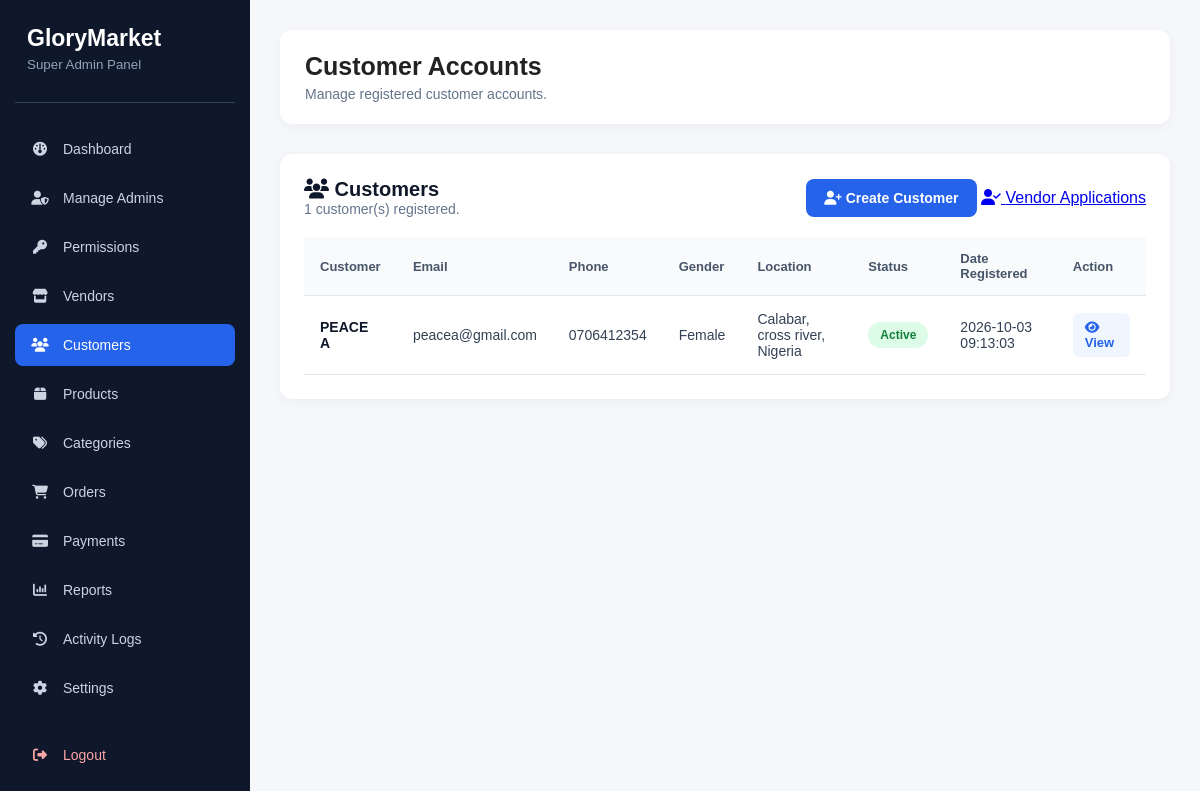
The page /admin/customers.php (signed in) on the database its author committed.
### tables this page shows
CREATE TABLE `customer_profiles` (
  `id` int(11) NOT NULL,
  `user_id` int(11) NOT NULL,
  `date_of_birth` date DEFAULT NULL,
  `gender` enum('male','female','other','prefer_not_to_say') DEFAULT 'prefer_not_to_say',
  `address` varchar(255) DEFAULT NULL,
  `city` varchar(100) DEFAULT NULL,
  `state` varchar(100) DEFAULT NULL,
  `country` varchar(100) DEFAULT NULL,
  `profile_picture` varchar(255) DEFAULT NULL,
  `created_at` timestamp NOT NULL DEFAULT current_timestamp(),
  `updated_at` timestamp NOT NULL DEFAULT current_timestamp() ON UPDATE current_timestamp()
);

CREATE TABLE `users` (
  `id` int(11) NOT NULL,
  `full_name` varchar(100) NOT NULL,
  `email` varchar(150) NOT NULL,
  `phone` varchar(20) DEFAULT NULL,
  `profile_picture` varchar(255) DEFAULT NULL,
  `password` varchar(255) NOT NULL,
  `role` enum('super_admin','admin','vendor','customer') NOT NULL DEFAULT 'customer',
  `status` enum('active','inactive','suspended') NOT NULL DEFAULT 'active',
  `email_verified_at` datetime DEFAULT NULL,
  `created_at` timestamp NOT NULL DEFAULT current_timestamp(),
  `updated_at` timestamp NOT NULL DEFAULT current_timestamp() ON UPDATE current_timestamp()
);

### admin/customers.php (the view, shortened to what this page needs)
<?php
$pdo = getDbConnection();
$stmt = $pdo->prepare("
    SELECT
        u.id,
        u.full_name,
        u.email,
        u.phone,
        u.status,
        u.created_at,
        cp.date_of_birth,
        cp.gender,
        cp.address,
        cp.city,
        cp.state,
        cp.country,
        cp.profile_picture
    FROM users u
    LEFT JOIN customer_profiles cp
        ON cp.user_id = u.id
    WHERE u.role = 'customer'
    ORDER BY u.created_at DESC
");
$stmt->execute();
$customers = $stmt->fetchAll(PDO::FETCH_ASSOC);
?>
<!DOCTYPE html>
<html lang="en">
<head>
    <link
        rel="stylesheet"
        href="../assets/css/admin-dashboard.css"
    >
    <link
        rel="stylesheet"
        href="https://cdnjs.cloudflare.com/ajax/libs/font-awesome/6.5.2/css/all.min.css"
    >
</head>
<body>
<div class="dashboard-wrapper">
    <aside class="sidebar">
        <div class="sidebar-brand">
            <h2>GloryMarket</h2>
            <small>Super Admin Panel</small>
        </div>
        <nav class="sidebar-nav">
            <a href="dashboard.php">
                <i class="fa-solid fa-gauge"></i>
                <span>Dashboard</span>
            </a>
            <a href="admins.php">
                <i class="fa-solid fa-user-shield"></i>
                <span>Manage Admins</span>
            </a>
            <a href="permissions.php">
                <i class="fa-solid fa-key"></i>
                <span>Permissions</span>
            </a>
            <a href="vendors.php">
                <i class="fa-solid fa-store"></i>
                <span>Vendors</span>
            </a>
            <a href="customers.php" class="active">
                <i class="fa-solid fa-users"></i>
                <span>Customers</span>
            </a>
            <a href="products.php">
                <i class="fa-solid fa-box"></i>
                <span>Products</span>
            </a>
            <a href="categories.php">
                <i class="fa-solid fa-tags"></i>
                <span>Categories</span>
            </a>
            <a href="orders.php">
                <i class="fa-solid fa-cart-shopping"></i>
                <span>Orders</span>
            </a>
            <a href="payments.php">
                <i class="fa-solid fa-credit-card"></i>
                <span>Payments</span>
            </a>
            <a href="reports.php">
                <i class="fa-solid fa-chart-column"></i>
                <span>Reports</span>
            </a>
            <a href="activity-logs.php">
                <i class="fa-solid fa-clock-rotate-left"></i>
                <span>Activity Logs</span>
            </a>
            <a href="settings.php">
                <i class="fa-solid fa-gear"></i>
                <span>Settings</span>
            </a>
            <a
                href="../logout.php"
                class="logout-link"
            >
                <i class="fa-solid fa-right-from-bracket"></i>
                <span>Logout</span>
            </a>
        </nav>
    </aside>
    <main class="main-content">
        <div class="topbar">
            <div>
                <h1>Customer Accounts</h1>
                <p>
                    Manage registered customer accounts.
                </p>
            </div>
        </div>
        <div class="table-panel">
            <div class="panel-header">
                <div>
                    <h2>
                        <i class="fa-solid fa-users"></i>
                        Customers
                    </h2>
                    <p>
                        <?= count($customers) ?>
                        customer(s) registered.
                    </p>
                </div>
                <div>
                    <a
                        href="customer-create.php"
                        class="primary-btn"
                    >
                        <i class="fa-solid fa-user-plus"></i>
                        Create Customer
                    </a>
                    <a href="vendor-applications.php">
    <i class="fas fa-user-check"></i>
    <span>Vendor Applications</span>
</a>
                </div>
            </div>
            <?php if (empty($customers)): ?>
                <div class="empty-state">
                    <i class="fa-solid fa-users"></i>
                    <h3>No Customers</h3>
                    <p>
                        No customer accounts have been registered yet.
                    </p>
                </div>
            <?php else: ?>
                <div class="table-wrapper">
                    <table class="orders-table">
                        <thead>
    <tr>
        <th>Customer</th>
        <th>Email</th>
        <th>Phone</th>
        <th>Gender</th>
        <th>Location</th>
        <th>Status</th>
        <th>Date Registered</th>
        <th>Action</th>
    </tr>
</thead>
                        <tbody>
                        <?php foreach ($customers as $customer): ?>
                            <tr>
                                <td>
                                    <strong>
                                        <?= htmlspecialchars(
                                            $customer['full_name']
                                        ) ?>
                                    </strong>
                                </td>
                                <td>
                                    <?= htmlspecialchars(
                                        $customer['email']
                                    ) ?>
                                </td>
                                <td>
                                    <?= htmlspecialchars(
                                        $customer['phone']
                                        ?: 'Not provided'
                                    ) ?>
                                </td>
<td>
    <?= !empty($customer['gender'])
        ? htmlspecialchars(
            ucwords(str_replace('_', ' ', $customer['gender']))
        )
        : 'Not provided'
    ?>
</td>
                                <td>
                                    <?php
                                    $locationParts = array_filter([
                                        $customer['city'],
                                        $customer['state'],
                                        $customer['country']
                                    ]);
                                    echo htmlspecialchars(
                                        !empty($locationParts)
                                            ? implode(', ', $locationParts)
                                            : 'Not provided'
                                    );
                                    ?>
                                </td>
                                <td>
                                    <span class="status-badge status-<?=
                                        htmlspecialchars(
                                            $customer['status']
                                        )
                                    ?>">
                                        <?= htmlspecialchars(
                                            ucfirst(
                                                $customer['status']
                                            )
                                        ) ?>
                                    </span>
                                </td>
                                <td>
                                    <?= htmlspecialchars(
                                        $customer['created_at']
                                    ) ?>
                                </td>
                                <td>
                                    <a
                                        href="customer-view.php?id=<?= (int) $customer['id'] ?>"
                                        class="view-btn"
                                    >
                                        <i class="fa-solid fa-eye"></i>
                                        View
                                    </a>
                                </td>
                            </tr>
                        <?php endforeach; ?>
                        </tbody>
                    </table>
                </div>
            <?php endif; ?>
        </div>
    </main>
</div>
</body>
</html>

### assets/css/admin-dashboard.css (style rules this page uses)
* { margin: 0; padding: 0; box-sizing: border-box; }
body { font-family: 'Segoe UI', Arial, sans-serif; background: #f1f5f9; color: #1e293b; }
.dashboard-wrapper { display: flex; min-height: 100vh; }
.sidebar { width: 250px; background: #0f172a; color: #ffffff; position: fixed; top: 0; left: 0; height: 100vh; overflow-y: auto; padding: 25px 15px; }
.sidebar-brand { padding: 0 12px 30px; border-bottom: 1px solid #334155; }
.sidebar-brand h2 { font-size: 23px; color: #ffffff; }
.sidebar-brand small { display: block; color: #94a3b8; margin-top: 5px; }
.sidebar-nav { margin-top: 25px; }
.sidebar-nav a { display: flex; align-items: center; gap: 13px; padding: 13px 15px; margin-bottom: 7px; color: #cbd5e1; text-decoration: none; border-radius: 8px; font-size: 14px; transition: 0.3s; }
.sidebar-nav a i { width: 20px; text-align: center; }
.sidebar-nav a:hover, .sidebar-nav a.active { background: #2563eb; color: #ffffff; }
.sidebar-nav .logout-link { margin-top: 25px; color: #fca5a5; }
.main-content { margin-left: 250px; width: calc(100% - 250px); padding: 30px; }
.topbar { display: flex; justify-content: space-between; align-items: center; background: #ffffff; padding: 22px 25px; border-radius: 12px; margin-bottom: 30px; box-shadow: 0 3px 12px rgba(0, 0, 0, 0.04); }
.topbar h1 { font-size: 25px; margin-bottom: 5px; }
.topbar p { color: #64748b; font-size: 14px; }
.table-panel { background: #ffffff; border-radius: 12px; padding: 25px; box-shadow: 0 3px 12px rgba(0, 0, 0, 0.04); }
.panel-header { display: flex; justify-content: space-between; align-items: center; margin-bottom: 20px; }
.panel-header h2 { font-size: 20px; color: #0f172a; margin-bottom: 5px; }
.panel-header p { color: #64748b; font-size: 14px; }
.table-wrapper { width: 100%; overflow-x: auto; }
.orders-table { width: 100%; border-collapse: collapse; min-width: 900px; }
.orders-table th { text-align: left; padding: 14px; background: #f8fafc; color: #475569; font-size: 13px; font-weight: 600; border-bottom: 1px solid #e2e8f0; }
.orders-table td { padding: 16px 14px; border-bottom: 1px solid #e2e8f0; color: #334155; font-size: 14px; }
.orders-table td strong { color: #0f172a; }
.status-badge { display: inline-block; padding: 6px 10px; border-radius: 20px; font-size: 12px; font-weight: 600; text-transform: capitalize; }
.view-btn { display: inline-flex; align-items: center; gap: 7px; padding: 8px 12px; background: #2563eb; color: #ffffff; text-decoration: none; border-radius: 6px; font-size: 13px; transition: 0.3s; }
.table-panel { background: #fff; border-radius: 12px; padding: 24px; margin-top: 25px; box-shadow: 0 2px 10px rgba(0, 0, 0, 0.05); }
.panel-header h2 { margin: 0; font-size: 20px; }
.orders-table { width: 100%; border-collapse: collapse; min-width: 800px; }
.orders-table th { padding: 14px 16px; text-align: left; background: #f8fafc; color: #475569; font-size: 13px; }
.orders-table td { padding: 15px 16px; border-bottom: 1px solid #e5e7eb; font-size: 14px; }
.primary-btn { display: inline-block; padding: 11px 18px; background: #2563eb; color: #fff; border: none; border-radius: 8px; text-decoration: none; font-size: 14px; font-weight: 600; cursor: pointer; }
.view-btn { display: inline-block; padding: 7px 12px; background: #eff6ff; color: #2563eb; border-radius: 6px; text-decoration: none; font-size: 13px; font-weight: 600; }
.status-badge { display: inline-block; padding: 5px 10px; border-radius: 20px; font-size: 12px; font-weight: 600; }
.status-active { background: #dcfce7; color: #15803d; }
.status-badge { padding: 6px 12px; border-radius: 20px; font-size: 12px; font-weight: 600; }
.status-badge { display: inline-flex; align-items: center; justify-content: center; padding: 6px 12px; border-radius: 30px; font-size: 11px; font-weight: 700; text-transform: capitalize; white-space: nowrap; }
* { box-sizing: border-box; }
body { margin: 0; padding: 0; background: #f5f7fb; font-family: Arial, sans-serif; color: #222; }
.status-badge { display: inline-block; padding: 6px 12px; border-radius: 20px; font-size: 12px; font-weight: 600; text-transform: capitalize; }
body { margin: 0; background: #f5f7fb; font-family: Arial, sans-serif; }

### rows shown on the page
customer_profiles: user.full_name "PEACE A", user.email "peacea@gmail.com", user.phone "0706412354", gender "Female", locationParts "Calabar, cross river, Nigeria", user.status "Active", user.created_at "2026-10-03 09:13:03"

### other values the page prints
count($customers) "1"
